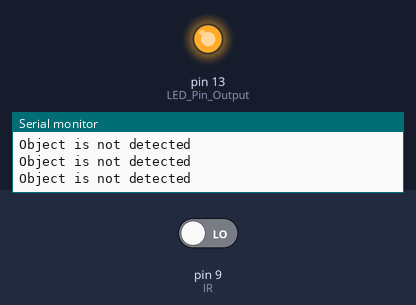
Simulated run of this sketch. Board: Arduino Uno, built with avr-gcc and run on an emulated ATmega328P. Shown: output pins drawn as LEDs (lit = HIGH), the last lines printed to the serial monitor. The inputs (shaded band) are chosen by the test bench; at power-on: pin 9 (IR) LOW.

Above: at 2.8 s.
2.9 s: pin 9 (IR) driven HIGH
At 4.1 s:
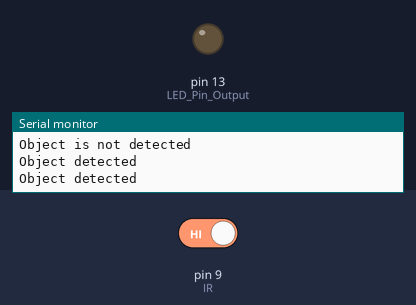
4.5 s: pin 9 (IR) driven LOW
At 5.6 s:
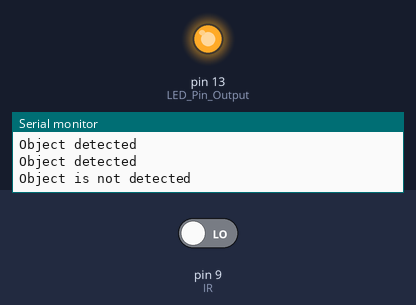
Timing chart, 0 to 7.5 s (numbered marks = the images above; inputs shaded):
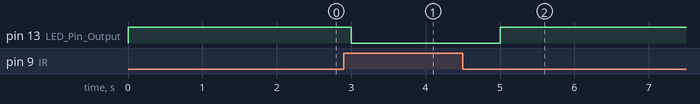

Measured:
- after the input at 2.9 s, pin 13 (LED_Pin_Output): HIGH → LOW after 0.10 s
- after the input at 4.5 s, pin 13 (LED_Pin_Output): LOW → HIGH after 0.50 s

The sketch:

ir_sensor1.ino
```cpp
int IR=9;
int IRvalue;
void setup()
{
Serial.begin(9600);
pinMode(IR, INPUT);
pinMode(13, OUTPUT); // LED Pin Output
}
void loop()
{
IRvalue=digitalRead(IR);
if (IRvalue==1)
{
digitalWrite(13, LOW); // LED High
Serial.println("Object detected");
}
else
{
digitalWrite(13, HIGH);
Serial.println("Object is not detected");
}
delay(1000);
}
```
